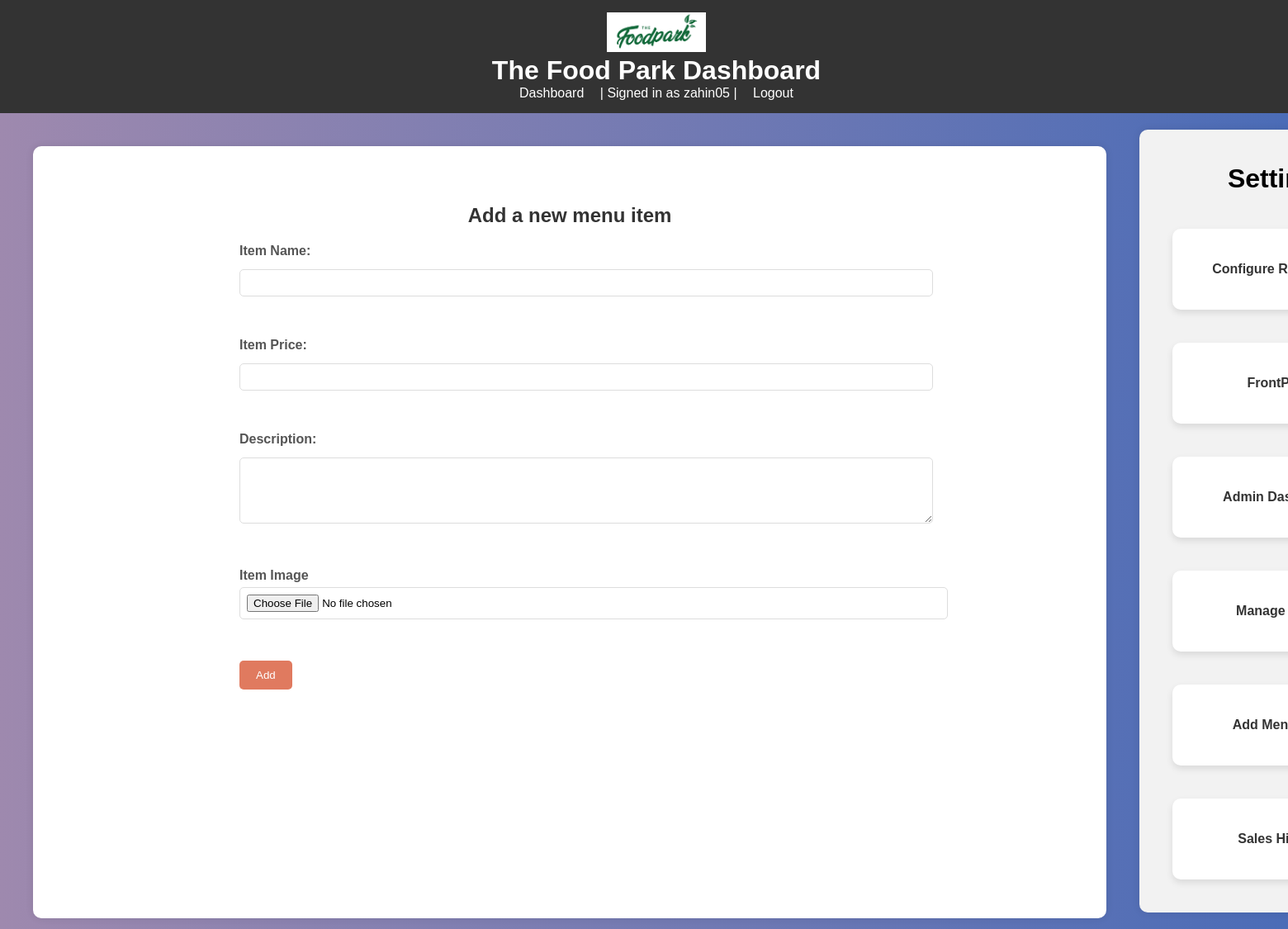
/add_item (signed in), run on the app's committed database.
### restaurant/models.py (models this page shows)
class Configuration(models.Model):
    title = models.CharField(max_length=30,default=None)
    logo = models.ImageField(upload_to='media/',default = None)

class CustomUser(AbstractUser):
    phone_number = models.CharField(max_length=13,null = True)
    is_admin = models.BooleanField(default=False)

### restaurant/views.py (the view, shortened to what this page needs)
# urls.py: path('add_item',views.add_item,name='add_item'),
@user_passes_test(is_admin)
def add_item(request):
    return render(request,'restaurant/add_item.html')

### restaurant/context_processors.py (called while the page is built)
def global_context(request):
    return {'restaurant': Configuration.objects.first()}

### restaurant/views.py (called while the page is built)
def is_admin(user):
    return user.is_authenticated and user.is_admin

### restaurant/templates/restaurant/add_item.html (shortened to what this page needs)
{% extends 'restaurant/admin_layout.html' %}
{% block content %}
    <div id="main-content">
        <div>
        <div id="item_add">
            <h2>Add a new menu item</h2>
            <div class = "item-data">
                <form method="post" action="{% url 'add_item' %}" enctype="multipart/form-data">
                    <label for="item_name">Item Name:</label>
                    <input type="text" name="item_name" id="item_name" required>
                    <br>
                    <label for="item_price">Item Price:</label>
                    <input type="text" name="item_price" id="item_price" required>
                    <br>
                    <label for="description">Description:</label>
                    <textarea type="text" name="description" id="description" required></textarea>
                    <br>
                    <label for="item_img">Item Image</label>
                    <input type="file" name="item_img" id="item_img" required>
                    <br>
                    <button type="submit">Add</button>
                </form>
        </div>
        </div>
    </div>
    </div>
{% endblock %}

### restaurant/templates/restaurant/admin_layout.html (shortened to what this page needs)
{% load static %}
<!DOCTYPE html>
<html lang="en">
<head>
    <link rel="stylesheet" href="{% static 'restaurant/admin_styles.css' %}">
</head>
<body>
    <div id="header">
        <img src = "{{restaurant.logo.url}}" id = "main-logo">
        {%if restaurant.title %}
            <h1>{{restaurant.title}} Dashboard</h1>
        {%else%}
            <h1>Admin Dashboard</h1>
        {%endif%}
    <div id = "header-links">
        <a href="{% url 'admin_home' %}">Dashboard</a>
        {% if user.is_authenticated %}
         |  Signed in as {{ user.username }} | <a href="{% url 'logout' %}">Logout</a>
        {% else %}
            <a href="{% url 'login' %}">Login as admin</a>
        {% endif %}
    </div>
    </div>
    <div id="main-content">
        {% block content %}
        {% endblock %}
        <div class="settings">
            <h1>Settings</h1>
            <a href="{% url 'configure' %}" class="big-card">Configure Restaurant</a>
            <br>
            <a href="{% url 'index' %}" class="big-card">FrontPage</a>
            <br>
            <a href="{% url 'admin_home' %}" class="big-card">Admin Dashboard</a>
            <br>
            <a href="{% url 'manage_menu' %}" class="big-card">Manage Menu</a>
            <br>
            <a href="{% url 'add_item' %}" class="big-card">Add Menu Item</a>
            <br>
            <a href="{% url 'sales_history' %}" class="big-card">Sales History</a>
            <br>
        </div>
    </div>
</body>
</html>

### restaurant/static/restaurant/admin_styles.css (style rules this page uses)
body { font-family: 'Arial', sans-serif; margin: 0; padding: 0; display: flex; flex-direction: column; height: 100vh; background: linear-gradient(to right, rgb(158, 137, 174), #4b6cb7); }
#header { background-color: #333; color: white; padding: 15px; text-align: center; width: 100%; z-index: 1000; }
#header h1 { margin: 0; text-align: center; }
#header a { color: white; text-decoration: none; margin: 15px; text-align: center; }
#main-content { display: flex; flex: 1; padding: 20px; }
.settings { width: 500px; flex: 1; padding: 20px; background-color: #f2f2f2; text-align: center; border-radius: 10px; box-shadow: 0 0 10px rgba(0, 0, 0, 0.1); margin-left: 20px; }
.big-card { background-color: #fff; color: #333; padding: 40px; border-radius: 10px; display: inline-block; margin: 20px 20px; cursor: pointer; text-decoration: none; transition: transform 0.3s; box-shadow: 0 4px 8px rgba(0, 0, 0, 0.1); font-weight: bold; width: 180px; }
input[type="text"], input[type="password"], input[type="email"],textarea { width: 100%; padding: 10px; margin: 8px 0; box-sizing: border-box; border: 1px solid #ccc; border-radius: 4px; }
textarea { width: 100%; height: 80px; }
#item_add { width: 1200px; height:92%; margin: 0 auto; background-color: #fff; padding: 50px; border-radius: 10px; box-shadow: 0 0 10px rgba(0, 0, 0, 0.1); }
#item_add h2 { text-align: center; color: #333; }
#item_add label { display: block; margin-bottom: 5px; color: #555; font-weight: bold; }
#item_add input,textarea { width: 70%; padding: 8px; margin-bottom: 50px; border: 1px solid #ddd; border-radius: 5px; }
#item_add button { background-color: #e07a5f; color: white; padding: 10px 20px; border: none; border-radius: 5px; cursor: pointer; transition: background-color 0.3s; }
.item-data { position: relative; left:200px; }
#main-logo { width:120px; }

### data on the page
Configuration: logo (picture), title "The Food Park"
CustomUser: username "zahin05"
